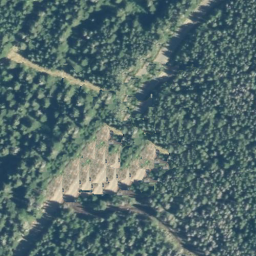
#> input picture Detection/Exploration/Bruit/fake.png, 256 x 256 px; its folder holds only this picture in this run
$ python -i extract_features.py   (imports and definitions only)   (older library calls are emulated)
#> lines starting #> are read from the running program, lines starting #| are printed output that depends on the picture
#-*-coding:utf-8-*-
#by Yifan Sun
import cv2
import numpy as np
import math
import pandas as pd
from scipy import stats
import os
####################
inputFiles='/media/seagate/vmeo/detectionDataSet/general/F/img'
#inputFiles='/media/seagate/vmeo/detectionDataSet/general/T'
resultFile='./feature-general-Fake.csv'
FAKEimg=True
###################

#[Spatial Domain] Image Colorfulness Index (CFI)
# [41 lines left out: functions calcuCFI, calcuCM, calcuHist, not called in this run]

#[Color Histogram] Image quility metrics (BIQ, TIQ, LIQ)
def calcuIQM(image):
    img = cv2.cvtColor(image, cv2.COLOR_RGB2GRAY)
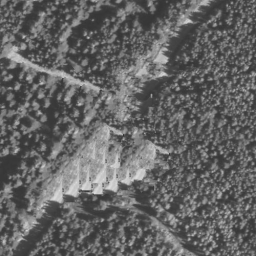
#> img: shape (256, 256); min 49, max 219, mean 99.8
    img=img/255.0
    x,y=img.shape
#> x = 256; y = 256
    resBre=(img[2:x,:]-img[0:x-2,:])**2
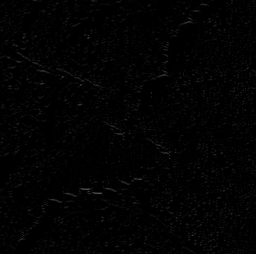
#> resBre: shape (254, 256) float64; min 0, max 0.328, mean 0.0107
    resLap = cv2.Laplacian(img, cv2.CV_64F)
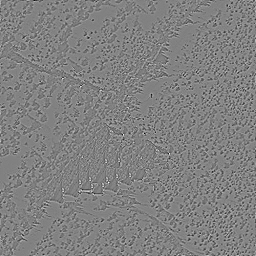
#> resLap: shape (256, 256) float64; min -0.949, max 0.925, mean -2.14e-05; drawn with min black and max white
    resSobx = cv2.Sobel(img, cv2.CV_64F,1,0)
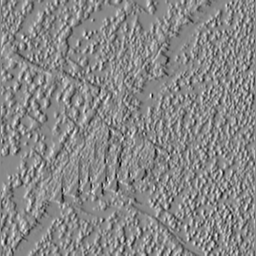
#> resSobx: shape (256, 256) float64; min -1.77, max 1.55, mean -0.000294; drawn with min black and max white
    resSoby = cv2.Sobel(img, cv2.CV_64F,0,1)
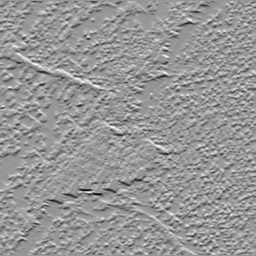
#> resSoby: shape (256, 256) float64; min -2.26, max 1.56, mean 0.000135; drawn with min black and max white
    resSob =(resSobx**2+resSoby**2)**0.5
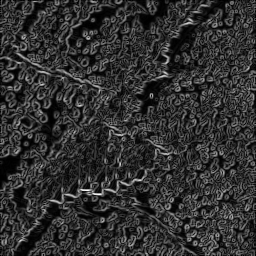
#> resSob: shape (256, 256) float64; min 0, max 2.26, mean 0.433; drawn with min black and max white
    BIQ=resBre.sum()
#> BIQ = 697.7
    TIQ=resSob.sum()
#> TIQ = 28377.4
    LIQ=(np.abs(resLap)).sum()
#> LIQ = 6389.9

    return BIQ,TIQ,LIQ

#[Spatial Domain] Texture Metrics (ASM,CON,ENT,IDM)
# [54 lines left out: functions calcuGLCM, calcufGLCM, not called in this run]

# [59 lines not run here, left out]

>>> import cv2
>>> picture = cv2.cvtColor(cv2.imread('../Exploration/Bruit/fake.png'), cv2.COLOR_BGR2RGB)
>>> result = calcuIQM(picture)
#> result = (697.7, 28377.4, 6389.9)

$ run again, on Detection/Exploration/Bruit/real.png
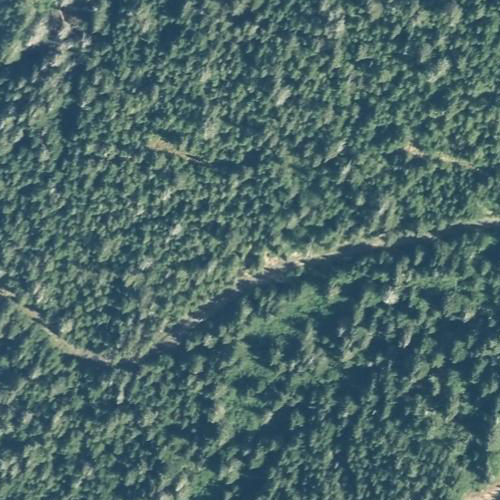
#> input picture Detection/Exploration/Bruit/real.png, 500 x 500 px
#> in calcuIQM, `resSoby = cv2.Sobel(img, cv2.CV_64F,0,1)`:
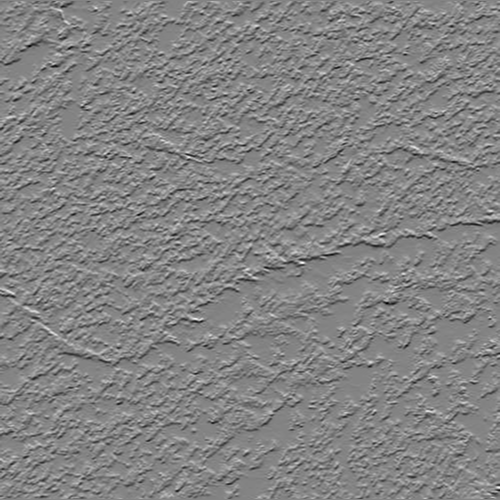
#> resSoby: shape (500, 500) float64; min -1.95, max 1.82, mean 0.000365; drawn with min black and max white
#> in calcuIQM, `resSob =(resSobx**2+resSoby**2)**0.5`:
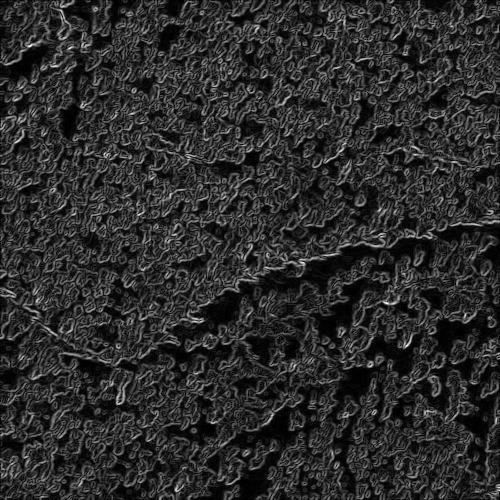
#> resSob: shape (500, 500) float64; min 0, max 1.98, mean 0.351; drawn with min black and max white
#> BIQ = 1734.5
#> TIQ = 87664.3
#> LIQ = 15182.6
#> result = (1734.5, 87664.3, 15182.6)
